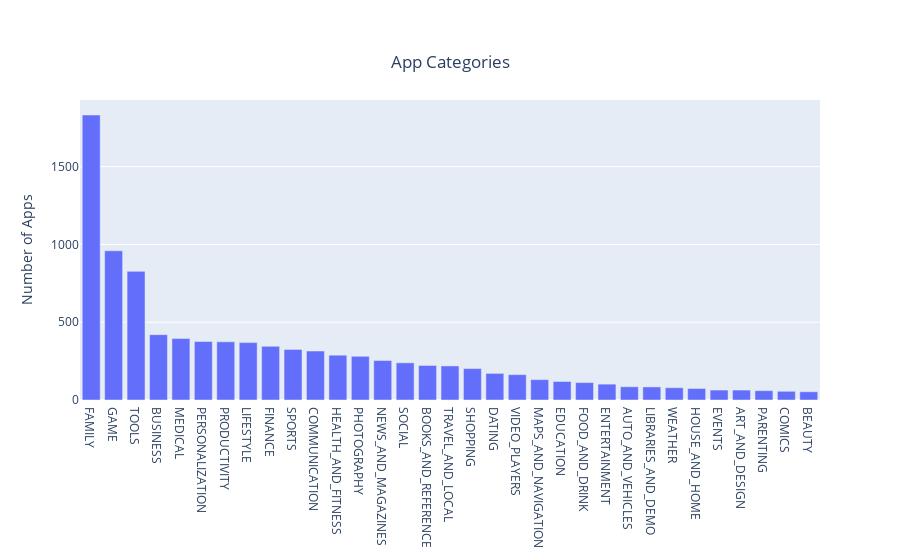

Notebook code for this chart:
### Markdown cell above
##### III. Exploring App Categories
* With more 1 billion active users around the world, Google Play continues an important distribution platform to build a global audience. For business to get their apps in front of users, it's important to make them more quickly and easily discover on Google Play. To improve the overall search experiences, Google has introduced the concept of grouping apps into categories.
* This brings us to the following questions:
    * Which category has highest share in the market?
    * Is any specific category dominant the market?
    * Which categories have fewest number of apps?
* Let's check them out

### Code cell
import plotly
import plotly.graph_objs as go
fig = go.Figure(go.Bar(
        x = num_apps_in_category.index, # index = category name
        y = num_apps_in_category.values, # value = count
))
fig.update_layout(
    title={'text':'App Categories',
          'y':0.9,
          'x':0.5,
          'xanchor':'center',
          'yanchor':'top'},
    yaxis_title='Number of Apps')
fig.show()

### Figure 1 — Plotly figure (JSON) as saved in the notebook; plotly's stock layout.template omitted (floating-point values rounded to 4 significant figures)
{"data": [{"type": "bar", "x": ["FAMILY", "GAME", "TOOLS", "BUSINESS", "MEDICAL", "PERSONALIZATION", "PRODUCTIVITY", "LIFESTYLE", "FINANCE", "SPORTS", "COMMUNICATION", "HEALTH_AND_FITNESS", "PHOTOGRAPHY", "NEWS_AND_MAGAZINES", "SOCIAL", "BOOKS_AND_REFERENCE", "TRAVEL_AND_LOCAL", "SHOPPING", "DATING", "VIDEO_PLAYERS", "MAPS_AND_NAVIGATION", "EDUCATION", "FOOD_AND_DRINK", "ENTERTAINMENT", "AUTO_AND_VEHICLES", "LIBRARIES_AND_DEMO", "WEATHER", "HOUSE_AND_HOME", "EVENTS", "ART_AND_DESIGN", "PARENTING", "COMICS", "BEAUTY"], "y": [1832, 959, 827, 420, 395, 376, 374, 369, 345, 325, 315, 288, 281, 254, 239, 222, 219, 202, 171, 163, 131, 119, 112, 102, 85, 84, 79, 74, 64, 64, 60, 56, 53]}], "layout": {"title": {"text": "App Categories", "x": 0.5, "xanchor": "center", "y": 0.9, "yanchor": "top"}, "yaxis": {"title": {"text": "Number of Apps"}}}}
